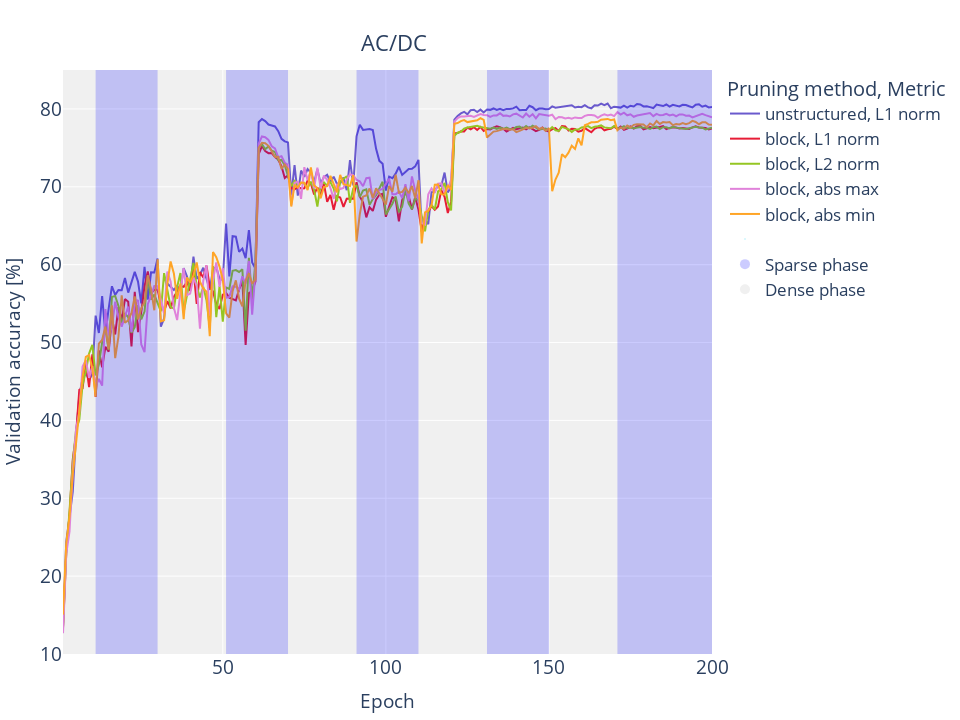

The notebook cell saved with this chart:
### Code cell
create_visualisation_accuracy_over_epochs(df, title='AC/DC')

### Figure 1 — Plotly figure (JSON) as saved in the notebook; plotly's stock layout.template omitted (floating-point values rounded to 4 significant figures; data arrays with more than 128 entries replaced by an {"elided": "..."} marker saying what was removed)
{"data": [{"customdata": {"elided": "200x3 mixed values"}, "hovertemplate": "pruning_type=unstructured, L1 norm<br>epoch=%{x}<br>valid_accuracy=%{y}<br>learning_rate=%{customdata[0]}<br>final_sparsity_across_pruned_layers=%{customdata[1]}<br>phase=%{customdata[2]}<extra></extra>", "legendgroup": "unstructured, L1 norm", "line": {"color": "#6A5ACD", "dash": "solid"}, "marker": {"symbol": "circle"}, "mode": "lines", "name": "unstructured, L1 norm", "orientation": "v", "showlegend": true, "type": "scatter", "x": {"elided": "200 int values"}, "xaxis": "x", "y": {"elided": "200 float values"}, "yaxis": "y"}, {"customdata": {"elided": "200x3 mixed values"}, "hovertemplate": "pruning_type=block, L1 norm<br>epoch=%{x}<br>valid_accuracy=%{y}<br>learning_rate=%{customdata[0]}<br>final_sparsity_across_pruned_layers=%{customdata[1]}<br>phase=%{customdata[2]}<extra></extra>", "legendgroup": "block, L1 norm", "line": {"color": "#E71D36", "dash": "solid"}, "marker": {"symbol": "circle"}, "mode": "lines", "name": "block, L1 norm", "orientation": "v", "showlegend": true, "type": "scatter", "x": {"elided": "200 int values"}, "xaxis": "x", "y": {"elided": "200 float values"}, "yaxis": "y"}, {"customdata": {"elided": "200x3 mixed values"}, "hovertemplate": "pruning_type=block, L2 norm<br>epoch=%{x}<br>valid_accuracy=%{y}<br>learning_rate=%{customdata[0]}<br>final_sparsity_across_pruned_layers=%{customdata[1]}<br>phase=%{customdata[2]}<extra></extra>", "legendgroup": "block, L2 norm", "line": {"color": "#95C623", "dash": "solid"}, "marker": {"symbol": "circle"}, "mode": "lines", "name": "block, L2 norm", "orientation": "v", "showlegend": true, "type": "scatter", "x": {"elided": "200 int values"}, "xaxis": "x", "y": {"elided": "200 float values"}, "yaxis": "y"}, {"customdata": {"elided": "200x3 mixed values"}, "hovertemplate": "pruning_type=block, abs max<br>epoch=%{x}<br>valid_accuracy=%{y}<br>learning_rate=%{customdata[0]}<br>final_sparsity_across_pruned_layers=%{customdata[1]}<br>phase=%{customdata[2]}<extra></extra>", "legendgroup": "block, abs max", "line": {"color": "#E082DA", "dash": "solid"}, "marker": {"symbol": "circle"}, "mode": "lines", "name": "block, abs max", "orientation": "v", "showlegend": true, "type": "scatter", "x": {"elided": "200 int values"}, "xaxis": "x", "y": {"elided": "200 float values"}, "yaxis": "y"}, {"customdata": {"elided": "200x3 mixed values"}, "hovertemplate": "pruning_type=block, abs min<br>epoch=%{x}<br>valid_accuracy=%{y}<br>learning_rate=%{customdata[0]}<br>final_sparsity_across_pruned_layers=%{customdata[1]}<br>phase=%{customdata[2]}<extra></extra>", "legendgroup": "block, abs min", "line": {"color": "#FFA526", "dash": "solid"}, "marker": {"symbol": "circle"}, "mode": "lines", "name": "block, abs min", "orientation": "v", "showlegend": true, "type": "scatter", "x": {"elided": "200 int values"}, "xaxis": "x", "y": {"elided": "200 float values"}, "yaxis": "y"}, {"marker": {"opacity": 0, "size": 0}, "mode": "markers", "name": "", "type": "scatter", "x": [null], "y": [null]}, {"marker": {"color": "rgba(0, 0, 255, 0.2)", "size": 10}, "mode": "markers", "name": "Sparse phase", "type": "scatter", "x": [null], "y": [null]}, {"marker": {"color": "rgba(240, 240, 240, 1)", "size": 10}, "mode": "markers", "name": "Dense phase", "type": "scatter", "x": [null], "y": [null]}], "layout": {"font": {"size": 19}, "height": 720, "legend": {"font": {"size": 17}, "title": {"text": "Pruning method, Metric"}, "tracegroupgap": 0}, "margin": {"b": 50, "l": 50, "r": 50, "t": 70}, "plot_bgcolor": "rgba(240, 240, 240, 1)", "shapes": [{"fillcolor": "rgba(0, 0, 255, 0.2)", "line": {"width": 0}, "type": "rect", "x0": 11, "x1": 30, "y0": 10, "y1": 85}, {"fillcolor": "rgba(0, 0, 255, 0.2)", "line": {"width": 0}, "type": "rect", "x0": 51, "x1": 70, "y0": 10, "y1": 85}, {"fillcolor": "rgba(0, 0, 255, 0.2)", "line": {"width": 0}, "type": "rect", "x0": 91, "x1": 110, "y0": 10, "y1": 85}, {"fillcolor": "rgba(0, 0, 255, 0.2)", "line": {"width": 0}, "type": "rect", "x0": 131, "x1": 150, "y0": 10, "y1": 85}, {"fillcolor": "rgba(0, 0, 255, 0.2)", "line": {"width": 0}, "type": "rect", "x0": 171, "x1": 200, "y0": 10, "y1": 85}], "title": {"font": {"size": 22}, "text": "AC/DC", "x": 0.41, "y": 0.95}, "width": 960, "xaxis": {"anchor": "y", "domain": [0, 1], "title": {"font": {"size": 19}, "text": "Epoch"}}, "yaxis": {"anchor": "x", "domain": [0, 1], "range": [10, 85], "title": {"font": {"size": 19}, "text": "Validation accuracy [%]"}}}}
